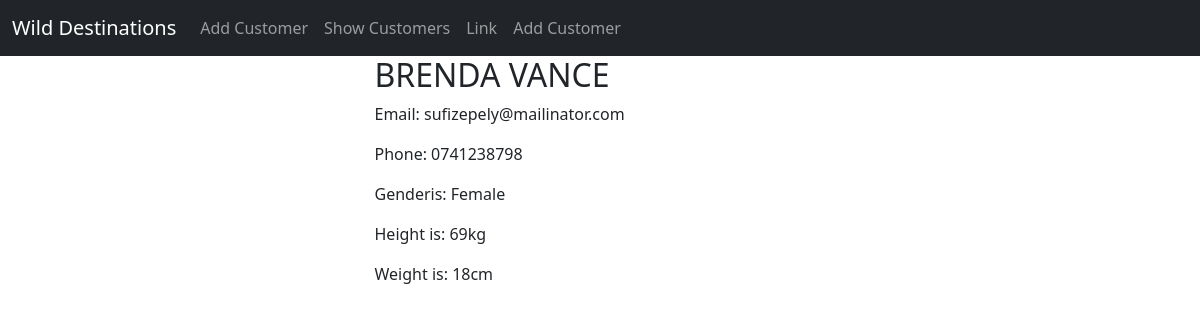
The page /details/12 on the database its author committed.
### my_app/models.py (models this page shows)
class Customer(models.Model):
    id=models.AutoField(primary_key=True)
    name=models.CharField(max_length=100)
    email=models.EmailField(max_length=100,unique=True)
    phone=models.CharField(max_length=15)
    password=models.CharField(max_length=100)
    weight=models.IntegerField(default=0)
    height=models.IntegerField(default=0)
    gender=models.CharField(max_length=100,default='male''female')
    dob=models.DateField(null=True, blank=True)
    class Meta:
        db_table ='customer'

### my_app/views.py (the view)
# urls.py: path('details/<int:id>', views.details, name='details-page'),
def details(request,id):
    user=Customer.objects.get(id=id)
    return render (request,'details.html',{'user':user})

### templates/details.html
{% extends 'master.html' %}
{% block content %}
    <div class="container">
        <div class="row justify-content-center">
            <div class="col-sm-5">
                <h2>{{ user.name | upper }}</h2>
                <p>Email: {{ user.email }}</p>
                <p>Phone: {{ user.phone }}</p>
                <p>Genderis: {{ user.gender | capfirst }}</p>
                <p>Height is: {{ user.weight }}kg</p>
                <p>Weight is: {{ user.height }}cm</p>
            </div>
        </div>
    </div>
{% endblock %}

### rows shown on the page
Customer: name "BRENDA VANCE", email "sufizepely@mailinator.com", phone "0741238798", gender "Female", weight "69", height "18"
